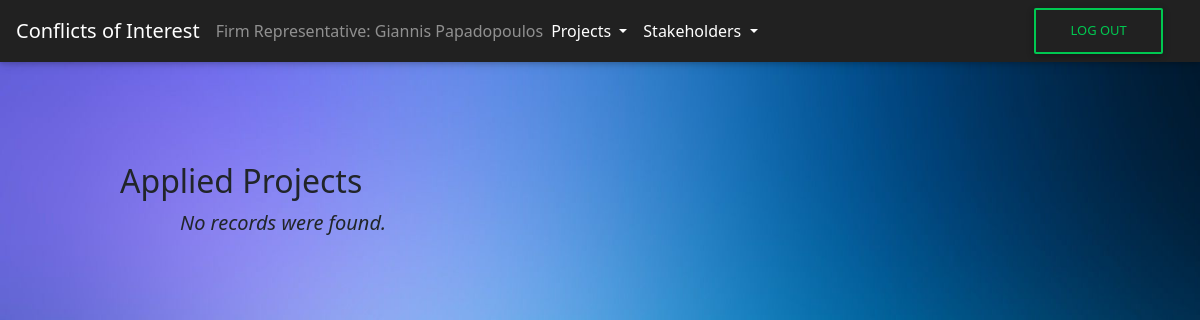
The app's page /CoI/applied_projects_FR.php (signed in), older data.
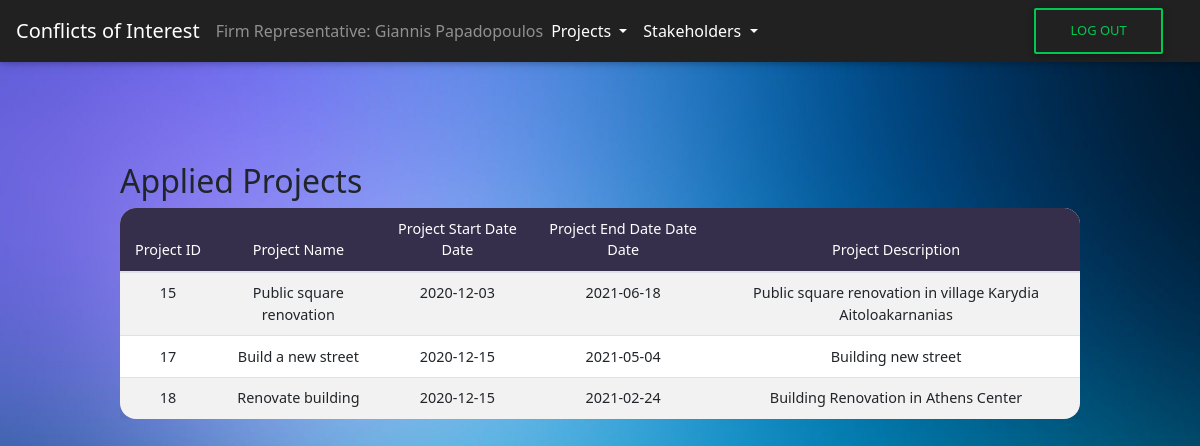
The same page, newer data.
### tables this page shows
CREATE TABLE `firms_projects` (
  `firm_id` int(9) NOT NULL COMMENT '9',
  `project_id` int(9) NOT NULL
);

CREATE TABLE `projects` (
  `project_id` int(12) NOT NULL,
  `project_name` varchar(255) NOT NULL,
  `project_start_date` date NOT NULL,
  `project_end_date` date NOT NULL,
  `project_desc` varchar(1000) NOT NULL CHECK (`project_start_date` < `project_end_date` and `project_start_date` > '2019-01-01')
);

### CoI/applied_projects_FR.php (the view, shortened to what this page needs)
<?php
include('header.php');
include('connect.php');
include('navbar_FR.php');
?>
<div id="View Applied Projects" class="tabcontent">
  <div class="wrapper-table">
    <div class="page-header clearfix">
      <h2 class="pull-left">Applied Projects</h2>
    </div>
    <?php
    $sql = "SELECT * FROM users INNER JOIN firm_representatives ON users.AFM = firm_representatives.fr_AFM";
    $result = $conn->query($sql);
    $firm_id = "";
    while ($rows = $result->fetch_assoc()) {
      $firm_id = $rows['firm_id'];
    }
    $sql = "SELECT * FROM firms_projects INNER JOIN projects ON firms_projects.project_id = projects.project_id WHERE firm_id = $firm_id ";
    if ($result = mysqli_query($conn, $sql)) {
      if (mysqli_num_rows($result) > 0) {
        echo  "<table id='firm_projects' class='table table-striped table-sm project-table' cellspacing='0' width='100%'>";
        echo "<thead>";
        echo "<tr>";
        echo "<th class='th-sm' id ='th-first' >Project ID</th>";
        echo "<th class='th-sm'>Project Name</th>";
        echo "<th class='th-sm'>Project Start Date Date</th>";
        echo "<th class='th-sm'>Project End Date Date Date</th>";
        echo "<th class='th-sm' id='th-last'>Project Description</th>";
        echo "</tr>";
        echo "</thead>";
        echo "<tbody>";
        while ($row = mysqli_fetch_array($result)) {
          echo "<tr>";
          echo "<td>" . $row['project_id'] . "</td>";
          echo "<td>" . $row['project_name'] . "</td>";
          echo "<td>" . $row['project_start_date'] . "</td>";
          echo "<td>" . $row['project_end_date'] . "</td>";
          echo "<td>" . $row['project_desc'] . "</td>";
          echo "</tr>";
        }
        echo "</table>";
      } else {
        echo "<p class='lead'><em>No records were found.</em></p>";
      }
    } else {
      echo "ERROR: Could not execute $sql. " . mysqli_error($conn);
    }
    ?>
  </div>
</div>
<?php include('footer.php') ?>
</body>
</html>

### CoI/header.php (shortened to what this page needs)
<!DOCTYPE html>
<html lang="zxx">
    <head>
        <link rel="stylesheet" type="text/css" href="css/jquery.dataTables.min.css" />
        <link rel="stylesheet" href="css/bootstrap.min.css" type="text/css">
        <link rel="stylesheet" href="css/style.css" type="text/css">
        <link rel="stylesheet" href="css/mdb.min.css" type="text/css">
    </head>
<body>

### CoI/navbar_FR.php (shortened to what this page needs)
<nav class="navbar navbar-expand-lg navbar-dark bg-dark">
    <a class="navbar-brand" href="#">Conflicts of Interest</a>
    <span class="navbar-text">
        Firm Representative:
        <?php echo $_SESSION["name"]; ?>
    </span>
    <div class="collapse navbar-collapse" id="navbarSupportedContent">
        <ul class="navbar-nav mr-auto">
            <li class="nav-item dropdown">
                <a class="nav-link dropdown-toggle" href="#" id="navbarDropdown" role="button" data-toggle="dropdown" aria-haspopup="true" aria-expanded="false">
                    Projects
                </a>
            </li>
            <li class="nav-item dropdown">
                <a class="nav-link dropdown-toggle" href="#" id="navbarDropdown" role="button" data-toggle="dropdown" aria-haspopup="true" aria-expanded="false">
                    Stakeholders
                </a>
            </li>
        </ul>
        <form class="form-inline my-2 my-lg-0" method="post" action="logout.php" id="logoutform">
            <button class="btn btn-outline-success my-2 my-sm-0" type="submit" id="logout-btn">Log Out</button>
        </form>
    </div>
</nav>

### CoI/footer.php (shortened to what this page needs)
</body>
</html>

### CoI/css/style.css (style rules this page uses)
html, * { padding: 0px; margin: 0px; font-family: Segoe UI; }
body { height: 100%; font-family: Segoe UI; }
body { background-image: url("../assets/Background.png"); background-size: cover; background-repeat: no-repeat; background-attachment: fixed; }
.wrapper-table { margin-top: 100px; margin-bottom: 100px; width: 80%; margin-left: auto; margin-right: auto; }
.project-table { border-radius: 1rem; background-color: white; text-align: center; }
th { background-color: #362F4B; border-color: black; color: white; }
#th-first { border-radius: 16px 0px 0px 0px; }
#th-last { border-radius: 0px 16px 0px 0px; }
::placeholder { color: lightgray; }
#logoutform { float:right; margin-right: 15px; }
p { font-size: 18px; padding: 0px 60px 0px; margin: 0; }

Row changes from the older to the newer data that the page shows:
added firms_projects: project.project_id "15", project.project_name "Public square renovation", project.project_start_date "2020-12-03", project.project_end_date "2021-06-18", project.project_desc "Public square renovation in village Karydia Aitoloakarnanias"
added firms_projects: project.project_id "17", project.project_name "Build a new street", project.project_start_date "2020-12-15", project.project_end_date "2021-05-04", project.project_desc "Building new street"
added firms_projects: project.project_id "18", project.project_name "Renovate building", project.project_start_date "2020-12-15", project.project_end_date "2021-02-24", project.project_desc "Building Renovation in Athens Center"
Text that changed along with them:
text no longer shown: "No records were found."
text now shown: "Project ID Project Name Project Start Date Date Project End Date Date Date Project Description"
